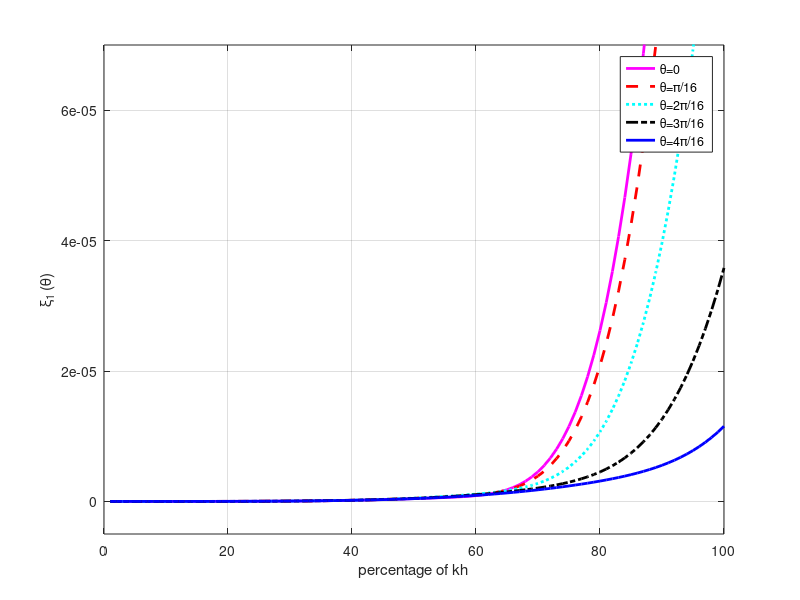

Here is the MATLAB script that generated this plot:


clear;clc;close all
M=7

f=  [ 1.83185, -0.350241, 0.097898, -0.0276368, 0.00670127, -0.00119173, 0.000114199];
f1= -3.11498;

  c=[1.55417, -0.271537, 0.0738815, -0.0208512, 0.00510231, -0.000914956, 0.000087595];


    d=[2.42627, -0.749557, 0.236514, -0.068554, 0.016321, -0.00275895, 0.000243906];



h=10;
v=2500;
v=5000;
% v=8500;
tau=0.001
dt=tau;
r=v*tau/h;
kh=linspace((pi)/(100),(pi),100);

for jj=1:5
    xita=(jj-1)*pi/16;
    d1kz=0;
    for m=1:M
        d1kz=d1kz+2*c(m)*sin((m-0.5)*kh*sin(xita));
    end
    %     d1kz=d1kz./h;

    d1kx=0;
    for m=1:M
        d1kx=d1kx+2*c(m)*sin((m-0.5)*kh*cos(xita));
    end
    %     d1kx=d1kx./h;

    d1kz_1=0;
    for m=1:M
        d1kz_1=d1kz_1+2*d(m)*sin((m-0.5)*kh*sin(xita));
    end
    %     d1kz=d1kz./h;

    d1kx_1=0;
    for m=1:M
        d1kx_1=d1kx_1+2*d(m)*sin((m-0.5)*kh*cos(xita));
    end
    %     d1kx=d1kx./h;


    d2kx=f1;
    for m=1:M
        d2kx=d2kx+2*f(m)*(cos(m*kh*cos(xita))    );
    end
    %     d2kx=d2kx./h^2;

    d2kz=f1;
    for m=1:M
        d2kz=d2kz+2*f(m)*(cos(m*kh*sin(xita))   );
    end


    %      d2kz=d2kz./h^2;
    %%%%%%%%%%%%%%%%%%%
    temp1=d2kx+d2kz;
    temp2=-4+2*cos(kh*cos(xita))+2*cos(kh*sin(xita));

    g11=-d1kx.*(2*sin(0.5*kh*cos(xita))+r^2*1/24*2*sin(0.5*kh*cos(xita)).*temp1);
    g12=-d1kz.*(2*sin(0.5*kh*sin(xita))+r^2*1/24*2*sin(0.5*kh*sin(xita)).*temp1);
    %     g1=v^2*dt^2*(g11+g12);

    g1=r^2*(g11+g12);

    g11=-d1kx_1.*(2*sin(0.5*kh*cos(xita))+r^2*1/24*2*sin(0.5*kh*cos(xita)).*temp1);
    g12=-d1kz_1.*(2*sin(0.5*kh*sin(xita))+r^2*1/24*2*sin(0.5*kh*sin(xita)).*temp1);


    g1_1=r^2*(g11+g12);


    atemp=(g1)+r^2/24*(g1_1.*temp2);


    %%%%%%%%%%%%%%%


    a1=real(h/v*(1./(acos(1+1/2*atemp)./(kh*r))-1));

    if (jj==1)
        figure;plot(100*kh/(pi),a1,'m','linewidth',2)
        hold on
    elseif jj==2
        plot(100*kh/(pi),a1,'r--','linewidth',2)
    elseif jj==3
        plot(100*kh/(pi),a1,'c:','linewidth',2)
    elseif jj==4
        plot(100*kh/(pi),a1,'k-.','linewidth',2)
    else
        plot(100*kh/(pi),a1,'b','linewidth',2)
    end

end

axis([0 100 -0.5*10^-5 7*10^-5])
% axis([0 100 -0.5*10^-5 3*10^-5])
grid on
xlabel('percentage of kh')
legend('\theta=0', '\theta=π/16','\theta=2π/16','\theta=3π/16','\theta=4π/16')

ylabel('\xi_1_ (\theta)')